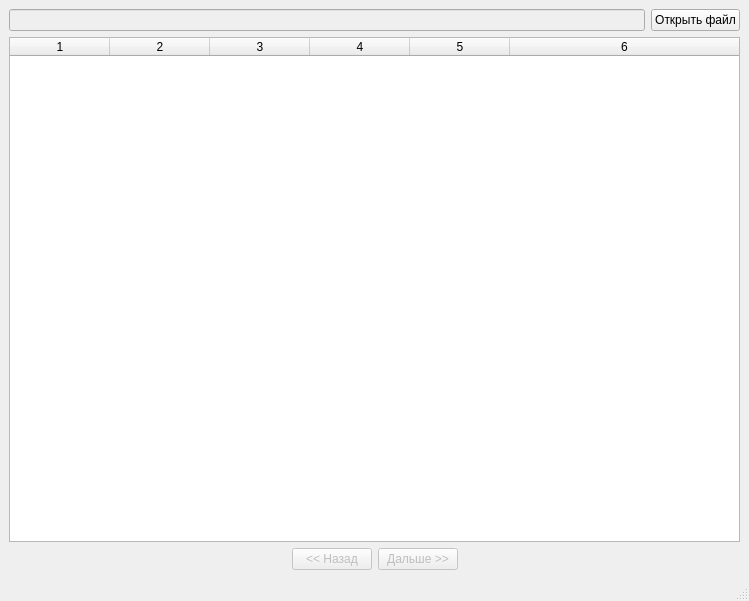
<?xml version="1.0" encoding="UTF-8"?>
<ui version="4.0">
 <class>MainWindow</class>
 <widget class="QMainWindow" name="MainWindow">
  <property name="geometry">
   <rect>
    <x>0</x>
    <y>0</y>
    <width>749</width>
    <height>601</height>
   </rect>
  </property>
  <property name="maximumSize">
   <size>
    <width>916</width>
    <height>601</height>
   </size>
  </property>
  <property name="acceptDrops">
   <bool>true</bool>
  </property>
  <property name="windowTitle">
   <string>Парсер</string>
  </property>
  <property name="layoutDirection">
   <enum>Qt::LeftToRight</enum>
  </property>
  <property name="autoFillBackground">
   <bool>false</bool>
  </property>
  <property name="dockNestingEnabled">
   <bool>false</bool>
  </property>
  <widget class="QWidget" name="centralwidget">
   <layout class="QGridLayout" name="gridLayout">
    <item row="0" column="0">
     <layout class="QVBoxLayout" name="verticalLayout">
      <property name="sizeConstraint">
       <enum>QLayout::SetMaximumSize</enum>
      </property>
      <item>
       <layout class="QHBoxLayout" name="horizontalLayout">
        <item>
         <widget class="QLineEdit" name="lineEdit">
          <property name="enabled">
           <bool>false</bool>
          </property>
         </widget>
        </item>
        <item>
         <widget class="QPushButton" name="openButton">
          <property name="cursor">
           <cursorShape>ArrowCursor</cursorShape>
          </property>
          <property name="text">
           <string>Открыть файл</string>
          </property>
          <property name="shortcut">
           <string>Ctrl+O</string>
          </property>
         </widget>
        </item>
       </layout>
      </item>
      <item>
       <widget class="QTableWidget" name="tableWidget">
        <property name="columnCount">
         <number>6</number>
        </property>
        <attribute name="horizontalHeaderStretchLastSection">
         <bool>true</bool>
        </attribute>
        <column/>
        <column/>
        <column/>
        <column/>
        <column/>
        <column/>
       </widget>
      </item>
     </layout>
    </item>
    <item row="2" column="0">
     <layout class="QHBoxLayout" name="horizontalLayout_2">
      <item>
       <spacer name="horizontalSpacer">
        <property name="orientation">
         <enum>Qt::Horizontal</enum>
        </property>
        <property name="sizeHint" stdset="0">
         <size>
          <width>40</width>
          <height>20</height>
         </size>
        </property>
       </spacer>
      </item>
      <item>
       <widget class="QPushButton" name="prevButton">
        <property name="enabled">
         <bool>false</bool>
        </property>
        <property name="text">
         <string>&lt;&lt; Назад</string>
        </property>
        <property name="shortcut">
         <string>Left</string>
        </property>
       </widget>
      </item>
      <item>
       <widget class="QPushButton" name="nextButton">
        <property name="enabled">
         <bool>false</bool>
        </property>
        <property name="text">
         <string>Дальше &gt;&gt;</string>
        </property>
        <property name="shortcut">
         <string>Right</string>
        </property>
       </widget>
      </item>
      <item>
       <spacer name="horizontalSpacer_2">
        <property name="orientation">
         <enum>Qt::Horizontal</enum>
        </property>
        <property name="sizeHint" stdset="0">
         <size>
          <width>40</width>
          <height>20</height>
         </size>
        </property>
       </spacer>
      </item>
     </layout>
    </item>
   </layout>
  </widget>
  <widget class="QMenuBar" name="menubar">
   <property name="geometry">
    <rect>
     <x>0</x>
     <y>0</y>
     <width>749</width>
     <height>21</height>
    </rect>
   </property>
  </widget>
  <widget class="QStatusBar" name="statusbar"/>
 </widget>
 <resources/>
 <connections/>
</ui>
